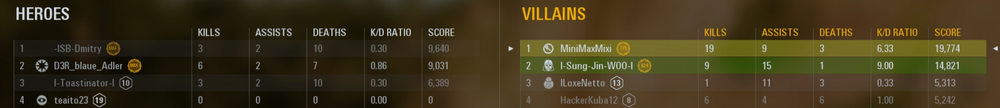
#> input picture data/images/1.png, 1000 x 108 px, shrunk from 2038 x 221 before the run
$ python -i deskew.py   (imports and definitions only)
#> lines starting #> are read from the running program, lines starting #| are printed output that depends on the picture; after the words box and inside, x2 and y2 are one past the last pixel; in counts of white or black regions, pixels touching at a corner belong together
import cv2
import matplotlib.pyplot as plt
import numpy as np
from IPython.display import display
from PIL import Image


def preprocess_image(image: np.ndarray) -> np.ndarray:
    """Preprocess image for line detection."""
    # Convert BGR to grayscale
    gray = cv2.cvtColor(image, cv2.COLOR_BGR2GRAY)
    blur = cv2.GaussianBlur(gray, (5, 5), 0)
    thresh = cv2.adaptiveThreshold(blur, 255, cv2.ADAPTIVE_THRESH_GAUSSIAN_C, cv2.THRESH_BINARY_INV, 11, 2)
    kernel = cv2.getStructuringElement(cv2.MORPH_RECT, (3, 3))
    thresh = cv2.morphologyEx(thresh, cv2.MORPH_CLOSE, kernel)
    thresh = cv2.morphologyEx(thresh, cv2.MORPH_OPEN, kernel)
    return thresh


def detect_lines(image: np.ndarray, thresh: np.ndarray) -> tuple[list[float], np.ndarray]:
    """Detect lines and calculate angles."""
    image_debug = image.copy()
    lines = cv2.HoughLinesP(thresh, 1, np.pi / 180, threshold=50, minLineLength=100, maxLineGap=20)
    angles = []

    if lines is None:
        return angles, image_debug

    for line in lines:
        x1, y1, x2, y2 = line[0]
        cv2.line(image_debug, (x1, y1), (x2, y2), (0, 0, 255), 2)
        if x2 != x1:  # Avoid division by zero
            angle = np.arctan2(y2 - y1, x2 - x1) * 180.0 / np.pi
            angles.append(angle)

    return angles, image_debug


def calculate_rotation_matrix(image: np.ndarray, angle: float) -> tuple[np.ndarray, tuple[int, int]]:
    """Calculate rotation matrix and new dimensions."""
    # We assume it is always slightly skewed, so it can be adjusted by either clockwise or anti-clockwise rotation less than 90 degrees
    # Postive angle for anti-clockwise rotation
    # Negative angle for clockwise rotation
    h, w = image.shape[:2]
    center = (w // 2, h // 2)
    M = cv2.getRotationMatrix2D(center, angle, 1.0)

    # Calculate new dimensions based on rotation matrix
    cos = np.abs(M[0, 0])
    sin = np.abs(M[0, 1])
    new_w = int((h * sin) + (w * cos))
    new_h = int((h * cos) + (w * sin))

    # Adjust translation
    M[0, 2] += (new_w / 2) - center[0]
    M[1, 2] += (new_h / 2) - center[1]

    return M, (new_w, new_h)


def deskew_image(image: Image.Image, plot: bool = False) -> Image.Image:
    """Deskew an image by detecting and correcting its skew angle.

    Args:
        image_path (str): Path to the input image file

    Returns:
        Image.Image: Deskewed PIL Image
    """
    # Convert PIL Image to OpenCV format (RGB to BGR)
    image = cv2.cvtColor(np.array(image), cv2.COLOR_RGB2BGR)
    thresh = preprocess_image(image)

    # Detect lines and calculate angles
    angles, debug_image = detect_lines(image, thresh)

    if not angles:
        return image

    # Calculate most common angle after filtering outliers
    angles = np.array(angles)
    angles = angles[np.abs(angles - np.median(angles)) < 2 * np.std(angles)]
    hist, bins = np.histogram(angles, bins=np.arange(min(angles), max(angles) + 1, 1))
    angle = (bins[np.argmax(hist)] + bins[np.argmax(hist) + 1]) / 2

    # Calculate rotation matrix
    M, (new_w, new_h) = calculate_rotation_matrix(image, angle)

    # Apply rotation
    rotated = cv2.warpAffine(
        image,
        M,
        (new_w, new_h),
        flags=cv2.INTER_CUBIC | cv2.WARP_FILL_OUTLIERS,
        borderMode=cv2.BORDER_REPLICATE,
    )

    if plot:
        # Create a figure with four subplots side by side
        plt.figure(figsize=(16, 4))

        # Plot original image
        plt.subplot(141)
        plt.imshow(cv2.cvtColor(image, cv2.COLOR_BGR2RGB))
        plt.title("Target Image")
        plt.axis("off")

        # Plot debug image with detected lines
        plt.subplot(142)
        plt.imshow(cv2.cvtColor(debug_image, cv2.COLOR_BGR2RGB))
        plt.title("Detected Lines")
        plt.axis("off")

        # Plot angle distribution
        plt.subplot(143)
        plt.hist(angles, bins=bins, edgecolor="black")
        plt.title("Distribution of Detected Angles")
        plt.xlabel("Angle (degrees)")
        plt.ylabel("Frequency")
        plt.grid(True, alpha=0.3)

        # Plot deskewed result
        plt.subplot(144)
        plt.imshow(cv2.cvtColor(rotated, cv2.COLOR_BGR2RGB))
        plt.title("Deskewed Image")
        plt.axis("off")

        display(plt.gcf())
        plt.close()

    # Convert BGR back to RGB for PIL Image
    return Image.fromarray(cv2.cvtColor(rotated, cv2.COLOR_BGR2RGB))

>>> import cv2
>>> picture = cv2.cvtColor(cv2.imread('../../data/images/1.png'), cv2.COLOR_BGR2RGB)
>>> result = deskew_image(picture)
#> in deskew_image, image is the input picture: shape (108, 1000, 3); mean B, G, R 27.8, 54.6, 64.4
#> in preprocess_image, `gray = cv2.cvtColor(image, cv2.COLOR_BGR2GRAY)`:
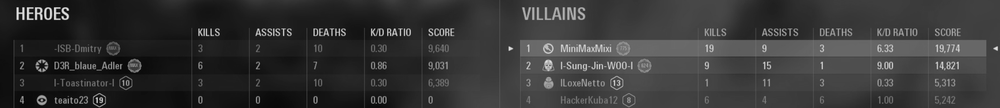
#> gray: shape (108, 1000); min 0, max 249, mean 54.5
#> in preprocess_image, `thresh = cv2.adaptiveThreshold(blur, 255, cv2.ADAPTIVE_THRESH_GAUSSIAN..`:
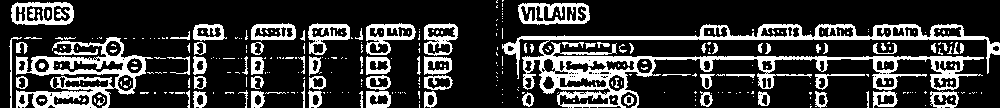
#> thresh: shape (108, 1000); 22.1% white; 327 white regions (247 under 20 px), largest, box (x1, y1, x2, y2) and area: (502, 24, 1000, 108) 9341, (16, 37, 153, 108) 3386, (518, 3, 590, 25) 893
#> in preprocess_image, `thresh = cv2.morphologyEx(thresh, cv2.MORPH_CLOSE, kernel)`:
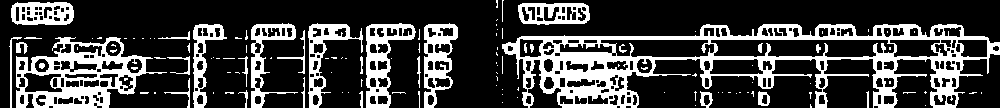
#> thresh: shape (108, 1000); 25.1% white; 122 white regions (89 under 20 px), largest, box (x1, y1, x2, y2) and area: (502, 24, 1000, 108) 12746, (16, 37, 167, 108) 4172, (366, 23, 416, 108) 1616
#> in preprocess_image, `thresh = cv2.morphologyEx(thresh, cv2.MORPH_OPEN, kernel)`:
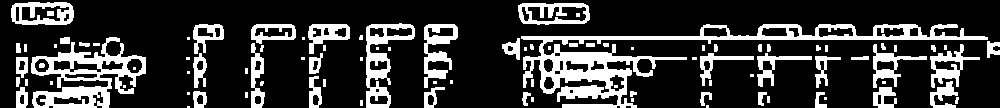
#> thresh: shape (108, 1000); 21.3% white; 95 white regions (37 under 20 px), largest, box (x1, y1, x2, y2) and area: (521, 24, 988, 108) 6877, (31, 37, 146, 108) 3258, (366, 23, 415, 108) 1483
#> in detect_lines, `lines = cv2.HoughLinesP(thresh, 1, np.pi / 180, threshold=50, minLineL..`: lines = 46 rows, first 6: [517, 38, 987, 38], [516, 57, 989, 57], [251, 37, 457, 37], [517, 39, 987, 39], [516, 58, 979, 58], [521, 36, 984, 36]
#> the loop in detect_lines, `for line in lines:` made 46 passes
#> (x1, y1, x2, y2, angle) on passes 1 to 12: (517, 38, 987, 38, 0), (516, 57, 989, 57, 0), (251, 37, 457, 37, 0), (517, 39, 987, 39, 0), (516, 58, 979, 58, 0), (521, 36, 984, 36, 0), (517, 59, 979, 59, 0), (16, 70, 145, 70, 0), (16, 71, 145, 71, 0), (253, 26, 456, 26, 0), (16, 72, 145, 72, 0), (700, 56, 826, 56, 0)
#> after the loop in detect_lines, `for line in lines:`:
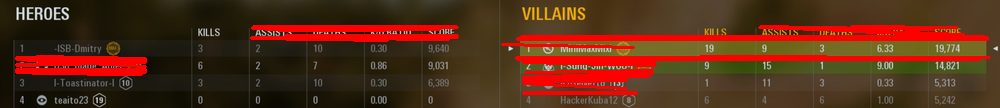
#> image_debug: shape (108, 1000, 3); 13.65% of pixels changed, all inside (x1, y1, x2, y2) = (15, 25, 991, 95)
#> after the loop in detect_lines, `for line in lines:`: angles = 46 values, max 3.11 at index 15, min -2.22 at index 12, mean 0.218
#> in deskew_image, `angles = angles[np.abs(angles - np.median(angles)) < 2 * np.std(angles)]`: angles = 42 values, max 2.06 at index 34, min -1.37 at index 15, mean 0.204
#> in deskew_image, `hist, bins = np.histogram(angles, bins=np.arange(min(angles), max(angl..`: hist = [6, 24, 10, 2]; bins = [-1.37, -0.375, 0.625, 1.63, 2.63]
#> in deskew_image, `angle = (bins[np.argmax(hist)] + bins[np.argmax(hist) + 1]) / 2`: angle = 0.125
#> in calculate_rotation_matrix, `M = cv2.getRotationMatrix2D(center, angle, 1.0)`: M = [[1, 0.00218, -0.117], [-0.00218, 1, 1.09]]
#> in calculate_rotation_matrix, `cos = np.abs(M[0, 0])`: cos = 1
#> in calculate_rotation_matrix, `sin = np.abs(M[0, 1])`: sin = 0.00218
#> in calculate_rotation_matrix, `new_w = int((h * sin) + (w * cos))`: new_w = 1000
#> in calculate_rotation_matrix, `new_h = int((h * cos) + (w * sin))`: new_h = 110
#> in deskew_image, `M, (new_w, new_h) = calculate_rotation_matrix(image, angle)`: M = [[1, 0.00218, -0.117], [-0.00218, 1, 2.09]]; new_w = 1000; new_h = 110
#> in deskew_image, `rotated = cv2.warpAffine( image, M, (new_w, new_h), flags=cv2.INTER_CU..`:
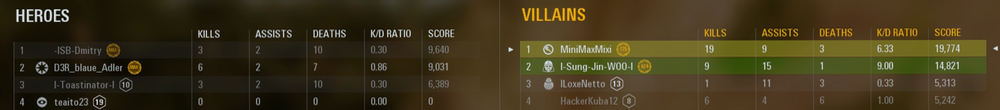
#> rotated: shape (110, 1000, 3); mean B, G, R 27.7, 54.5, 64.3
